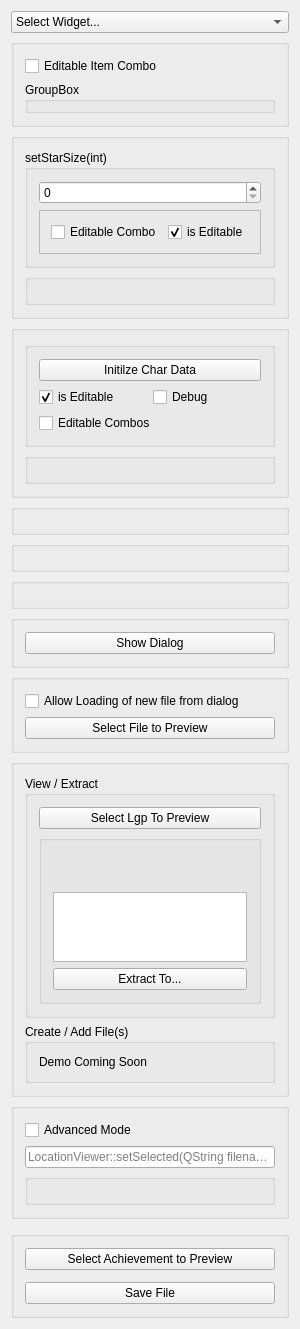
<?xml version="1.0" encoding="UTF-8"?>
<ui version="4.0">
 <class>MainWindow</class>
 <widget class="QMainWindow" name="MainWindow">
  <property name="geometry">
   <rect>
    <x>0</x>
    <y>0</y>
    <width>114</width>
    <height>21</height>
   </rect>
  </property>
  <property name="sizePolicy">
   <sizepolicy hsizetype="Ignored" vsizetype="Ignored">
    <horstretch>0</horstretch>
    <verstretch>0</verstretch>
   </sizepolicy>
  </property>
  <property name="windowTitle">
   <string>FF7tk Widget Demo</string>
  </property>
  <widget class="QWidget" name="centralWidget">
   <layout class="QVBoxLayout" name="verticalLayout_14">
    <item>
     <widget class="QComboBox" name="combo_widget">
      <item>
       <property name="text">
        <string>Select Widget...</string>
       </property>
      </item>
      <item>
       <property name="text">
        <string>OptionsWidget</string>
       </property>
      </item>
      <item>
       <property name="text">
        <string>Materia Editor</string>
       </property>
      </item>
      <item>
       <property name="text">
        <string>ItemList</string>
       </property>
      </item>
      <item>
       <property name="text">
        <string>CharEditor</string>
       </property>
      </item>
      <item>
       <property name="text">
        <string>MetaData Creator</string>
       </property>
      </item>
      <item>
       <property name="text">
        <string>SlotSelect</string>
       </property>
      </item>
      <item>
       <property name="text">
        <string>PhsListWidget</string>
       </property>
      </item>
      <item>
       <property name="text">
        <string>MenuListWidget</string>
       </property>
      </item>
      <item>
       <property name="text">
        <string>Lgp Utility</string>
       </property>
      </item>
      <item>
       <property name="text">
        <string>LocationViewer</string>
       </property>
      </item>
      <item>
       <property name="text">
        <string>ChocoboManager</string>
       </property>
      </item>
      <item>
       <property name="text">
        <string>AchievementEditor</string>
       </property>
      </item>
     </widget>
    </item>
    <item>
     <widget class="QGroupBox" name="item_list_box">
      <property name="title">
       <string/>
      </property>
      <layout class="QVBoxLayout" name="verticalLayout_11">
       <item>
        <widget class="QCheckBox" name="checkBox_4">
         <property name="text">
          <string>Editable Item Combo</string>
         </property>
        </widget>
       </item>
       <item>
        <widget class="QGroupBox" name="itemList_box">
         <property name="title">
          <string>GroupBox</string>
         </property>
        </widget>
       </item>
      </layout>
     </widget>
    </item>
    <item>
     <widget class="QGroupBox" name="materia_editor_box">
      <property name="sizePolicy">
       <sizepolicy hsizetype="Preferred" vsizetype="Minimum">
        <horstretch>0</horstretch>
        <verstretch>0</verstretch>
       </sizepolicy>
      </property>
      <property name="maximumSize">
       <size>
        <width>16777215</width>
        <height>16777215</height>
       </size>
      </property>
      <property name="title">
       <string/>
      </property>
      <layout class="QVBoxLayout" name="verticalLayout_3">
       <item>
        <widget class="QGroupBox" name="groupBox">
         <property name="title">
          <string>setStarSize(int)</string>
         </property>
         <layout class="QVBoxLayout" name="verticalLayout_4">
          <item>
           <widget class="QSpinBox" name="sb_materia_editor_setStarSize">
            <property name="maximum">
             <number>128</number>
            </property>
           </widget>
          </item>
          <item>
           <widget class="QFrame" name="frame">
            <property name="frameShape">
             <enum>QFrame::StyledPanel</enum>
            </property>
            <property name="frameShadow">
             <enum>QFrame::Raised</enum>
            </property>
            <layout class="QHBoxLayout" name="horizontalLayout_3">
             <item>
              <widget class="QCheckBox" name="cbEditableMateriaCombos">
               <property name="text">
                <string>Editable Combo</string>
               </property>
              </widget>
             </item>
             <item>
              <widget class="QCheckBox" name="cb_materia_editor_setEditable">
               <property name="text">
                <string>is Editable</string>
               </property>
               <property name="checked">
                <bool>true</bool>
               </property>
              </widget>
             </item>
            </layout>
           </widget>
          </item>
         </layout>
        </widget>
       </item>
       <item>
        <widget class="QGroupBox" name="editor_box">
         <property name="title">
          <string/>
         </property>
        </widget>
       </item>
      </layout>
     </widget>
    </item>
    <item>
     <widget class="QGroupBox" name="char_editor_box">
      <property name="title">
       <string/>
      </property>
      <layout class="QVBoxLayout" name="verticalLayout_6">
       <item>
        <widget class="QGroupBox" name="groupBox_2">
         <property name="title">
          <string/>
         </property>
         <layout class="QVBoxLayout" name="verticalLayout_7">
          <item>
           <widget class="QPushButton" name="pushButton">
            <property name="text">
             <string>Initilze Char Data</string>
            </property>
           </widget>
          </item>
          <item>
           <layout class="QHBoxLayout" name="horizontalLayout">
            <item>
             <widget class="QCheckBox" name="cb_charEditor">
              <property name="text">
               <string>is Editable</string>
              </property>
              <property name="checked">
               <bool>true</bool>
              </property>
             </widget>
            </item>
            <item>
             <widget class="QCheckBox" name="checkBox">
              <property name="text">
               <string>Debug</string>
              </property>
             </widget>
            </item>
           </layout>
          </item>
          <item>
           <widget class="QCheckBox" name="checkBox_3">
            <property name="text">
             <string>Editable Combos </string>
            </property>
           </widget>
          </item>
         </layout>
        </widget>
       </item>
       <item>
        <widget class="QGroupBox" name="charEditor_box">
         <property name="title">
          <string/>
         </property>
        </widget>
       </item>
      </layout>
     </widget>
    </item>
    <item>
     <widget class="QGroupBox" name="phsListBox">
      <property name="title">
       <string/>
      </property>
     </widget>
    </item>
    <item>
     <widget class="QGroupBox" name="menuListBox">
      <property name="title">
       <string/>
      </property>
     </widget>
    </item>
    <item>
     <widget class="QGroupBox" name="dialog_preview_box">
      <property name="title">
       <string/>
      </property>
     </widget>
    </item>
    <item>
     <widget class="QGroupBox" name="metadata_box">
      <property name="enabled">
       <bool>true</bool>
      </property>
      <property name="title">
       <string/>
      </property>
      <layout class="QVBoxLayout" name="verticalLayout">
       <item>
        <widget class="QPushButton" name="btn_showmetaData">
         <property name="text">
          <string>Show Dialog</string>
         </property>
        </widget>
       </item>
      </layout>
     </widget>
    </item>
    <item>
     <widget class="QGroupBox" name="slotSelect_Box">
      <property name="enabled">
       <bool>true</bool>
      </property>
      <property name="title">
       <string/>
      </property>
      <layout class="QVBoxLayout" name="verticalLayout_2">
       <item>
        <widget class="QCheckBox" name="cbShowLoad">
         <property name="text">
          <string>Allow Loading of new file from dialog</string>
         </property>
        </widget>
       </item>
       <item>
        <widget class="QPushButton" name="btn_slotSelect">
         <property name="text">
          <string>Select File to Preview</string>
         </property>
        </widget>
       </item>
      </layout>
     </widget>
    </item>
    <item>
     <widget class="QGroupBox" name="lgp_Box">
      <property name="title">
       <string/>
      </property>
      <layout class="QVBoxLayout" name="verticalLayout_10">
       <item>
        <widget class="QGroupBox" name="groupBox_3">
         <property name="title">
          <string>View / Extract</string>
         </property>
         <layout class="QVBoxLayout" name="verticalLayout_8">
          <item>
           <widget class="QPushButton" name="btn_lgpSelect">
            <property name="text">
             <string>Select Lgp To Preview</string>
            </property>
           </widget>
          </item>
          <item>
           <widget class="QGroupBox" name="groupLgpView">
            <property name="title">
             <string/>
            </property>
            <layout class="QVBoxLayout" name="verticalLayout_5">
             <item>
              <widget class="QLabel" name="lblLgpCompany">
               <property name="text">
                <string/>
               </property>
              </widget>
             </item>
             <item>
              <widget class="QLabel" name="lblLgpProduct">
               <property name="text">
                <string/>
               </property>
              </widget>
             </item>
             <item>
              <widget class="QListWidget" name="listLgpFile"/>
             </item>
             <item>
              <widget class="QPushButton" name="btnExtractLgp">
               <property name="text">
                <string>Extract To...</string>
               </property>
              </widget>
             </item>
            </layout>
           </widget>
          </item>
         </layout>
        </widget>
       </item>
       <item>
        <widget class="QGroupBox" name="groupBox_4">
         <property name="title">
          <string>Create / Add File(s)</string>
         </property>
         <layout class="QVBoxLayout" name="verticalLayout_9">
          <item>
           <widget class="QLabel" name="label">
            <property name="text">
             <string>Demo Coming Soon</string>
            </property>
           </widget>
          </item>
         </layout>
        </widget>
       </item>
      </layout>
     </widget>
    </item>
    <item>
     <widget class="QGroupBox" name="locListBox">
      <property name="title">
       <string/>
      </property>
      <layout class="QVBoxLayout" name="verticalLayout_12">
       <item>
        <widget class="QCheckBox" name="checkBox_2">
         <property name="text">
          <string>Advanced Mode</string>
         </property>
        </widget>
       </item>
       <item>
        <widget class="QLineEdit" name="lineEdit">
         <property name="placeholderText">
          <string>LocationViewer::setSelected(QString filename)</string>
         </property>
        </widget>
       </item>
       <item>
        <widget class="QGroupBox" name="innerLocBox">
         <property name="title">
          <string/>
         </property>
        </widget>
       </item>
      </layout>
     </widget>
    </item>
    <item>
     <widget class="QFrame" name="ChocoboManagerBox"/>
    </item>
    <item>
     <widget class="QGroupBox" name="AchievementEditor_Box">
      <property name="enabled">
       <bool>true</bool>
      </property>
      <property name="title">
       <string/>
      </property>
      <layout class="QVBoxLayout" name="verticalLayout_13">
       <item>
        <widget class="QPushButton" name="btn_loadAchievement">
         <property name="text">
          <string>Select Achievement to Preview</string>
         </property>
        </widget>
       </item>
       <item>
        <widget class="QFrame" name="achievementEditor_Frame">
         <property name="frameShape">
          <enum>QFrame::StyledPanel</enum>
         </property>
         <property name="frameShadow">
          <enum>QFrame::Raised</enum>
         </property>
        </widget>
       </item>
       <item>
        <widget class="QPushButton" name="btn_saveAchievement">
         <property name="text">
          <string>Save File</string>
         </property>
        </widget>
       </item>
      </layout>
     </widget>
    </item>
   </layout>
  </widget>
 </widget>
 <layoutdefault spacing="6" margin="11"/>
 <resources/>
 <connections/>
</ui>
